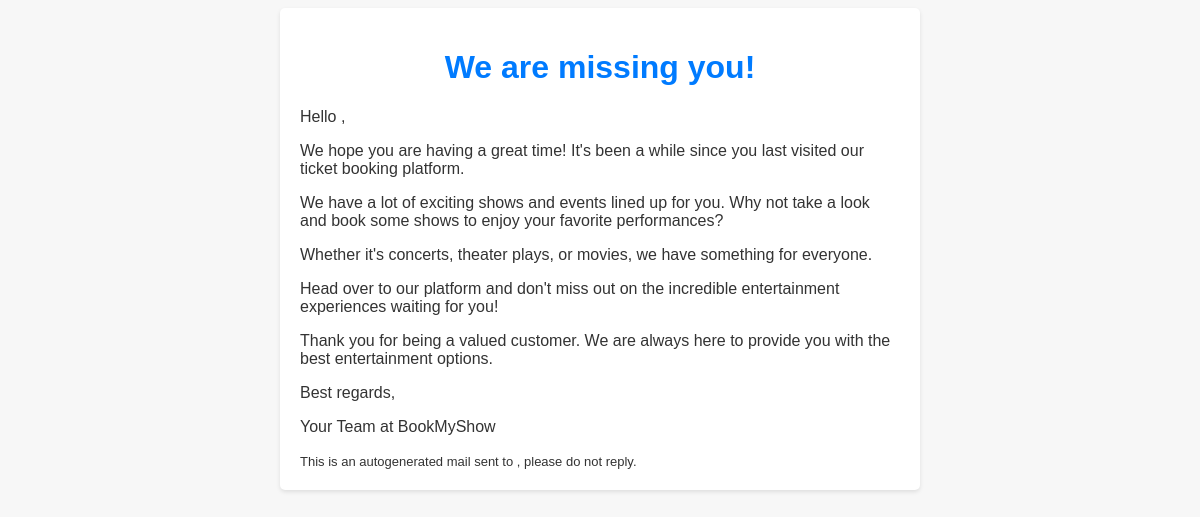
/test_reminder/2, run on an earlier commit of the app's database.
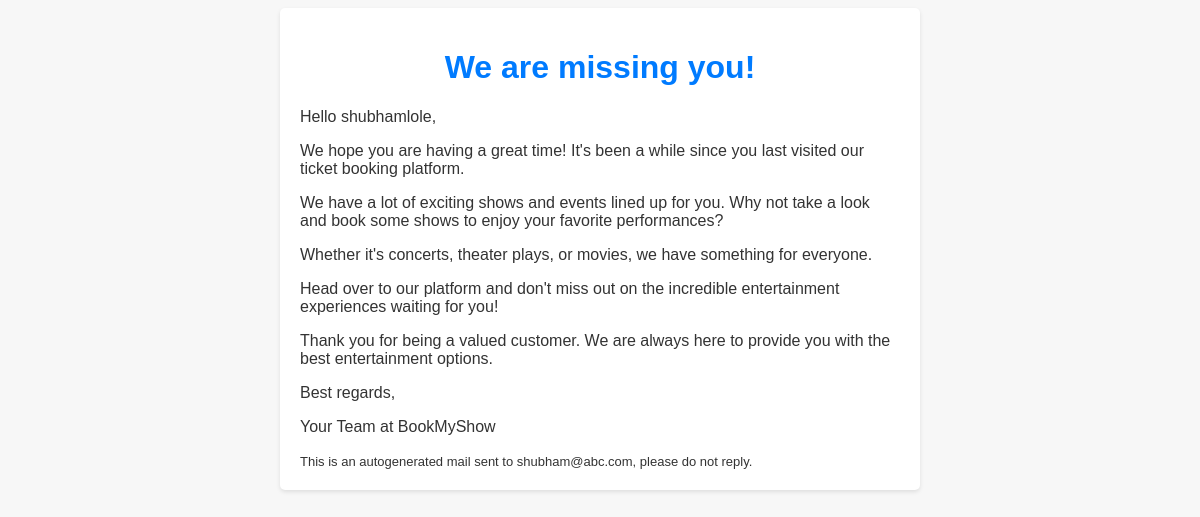
And on a later commit of the database.
### application/models.py (models this page shows)
class User(db.Model):
    __tablename__ = "user"
    UserID = db.Column(db.Integer, primary_key=True)
    Name = db.Column(db.String(100))
    Email = db.Column(db.String(100))
    Password = db.Column(db.String(100))
    IsAdmin = db.Column(db.Boolean, default=False)
    last_visited = db.Column(db.DateTime, default=datetime.utcnow)
    Roles = db.relationship(
        "Role", secondary="roles_users", backref=db.backref("users", lazy="subquery")
    )

### application/controllers.py (the view)
@app.route("/test_reminder/<user_id>")
def test_reminder(user_id):
    user = User.query.filter_by(UserID=user_id).first()
    return render_template("reminder.html", user=user)

### templates/reminder.html (shortened to what this page needs)
<!DOCTYPE html>
<html>
<head>
</head>
<body style="font-family: Arial, sans-serif; background-color: #f7f7f7; color: #333;">
    <div
        style="max-width: 600px; margin: 0 auto; padding: 20px; background-color: #fff; border-radius: 5px; box-shadow: 0 2px 4px rgba(0, 0, 0, 0.1);">
        <h1 style="text-align: center; color: #007bff;">We are missing you!</h1>
        <p>Hello {{user.Name}},</p>
        <p>We hope you are having a great time! It's been a while since you last visited our ticket booking platform.
        </p>
        <p>We have a lot of exciting shows and events lined up for you. Why not take a look and book some shows to enjoy
            your favorite performances?</p>
        <p>Whether it's concerts, theater plays, or movies, we have something for everyone.</p>
        <p>Head over to our platform and don't miss out on the incredible entertainment experiences waiting for you!</p>
        <p>Thank you for being a valued customer. We are always here to provide you with the best entertainment options.
        </p>
        <p>Best regards,</p>
        <p>Your Team at BookMyShow</p>
        <h7 style="font-size: small;">This is an autogenerated mail sent to {{user.Email}}, please do not reply.</h7>
    </div>
</body>
</html>

What changed in the data, as far as the page shows it:
added User: Name "shubhamlole", Email "shubham@abc.com"
